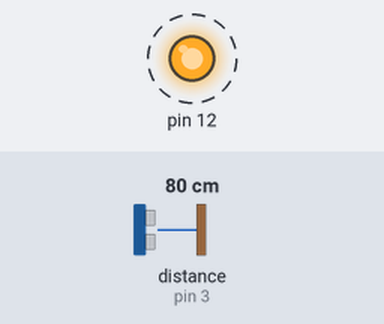
Simulated run of this sketch. Board: Arduino Uno, built with avr-gcc and run on an emulated ATmega328P. On the bench: output pins drawn as LEDs (lit = HIGH). Wiring (inferred from the names in the program): ultrasonic range finder: trigger pin 2; echo pin 3. Dashed ring = blinking. The inputs (shaded band) are chosen by the test bench; at power-on: distance to the obstacle (sensor on pin 3) 80 cm. The echo pulse lasts 58.3 µs per cm; pins used as bus, display or sensor lines are not drawn; what the sketch prints to the serial monitor is not drawn.

Above: at 0.2 s.
Timing chart, 0 to 3.0 s (numbered marks = the images above):
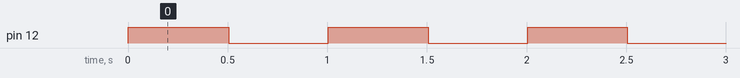

The sketch:

day6_quiz02.ino
```cpp
#include <MsTimer2.h> // 타이머 인터럽트 라이브러리 헤더파일

void setup() {
  Serial.begin(9600);
  pinMode(2,OUTPUT);  //센서 TRIG 핀
  pinMode(3,INPUT);   //센서 ECHO 핀
  pinMode(12, OUTPUT);


  MsTimer2::set(500, sensing);
  // 타이머 인터럽트 설정(500ms 마다 flash 함수를 호출)
  MsTimer2::start(); // 타이머 인터럽트 실행
}
int microsecondsToCentimeters(int microseconds){
  return (double)microseconds / 29.0 / 2.0;
}

void sensing() // 인터럽트 발생 시 동작할 함수
{
  int duration;
  double cm;
  digitalWrite(2,HIGH);    //센서 TRIG 신호 입력
  delayMicroseconds(10);    //10us 유지
  digitalWrite(2,LOW);     //TRIG 신호 off

  duration = pulseIn(3,HIGH);
  //ECHO pin : HIGH-> LOW 간격 측정
  cm = microsecondsToCentimeters(duration);
  //거리(cm)로 변환

  Serial.print(cm);
  Serial.println("cm");
}

void loop() {
  digitalWrite(12, HIGH);
  delay(500);
  digitalWrite(12, LOW);
  delay(500);
}
```

Measured:
- by itself, pin 12: alternates HIGH for 0.50 s and LOW for 0.50 s
